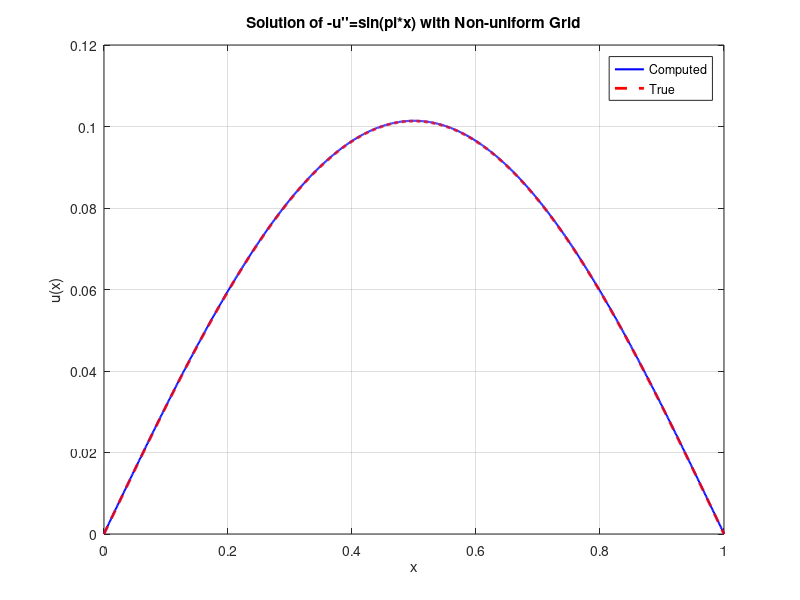
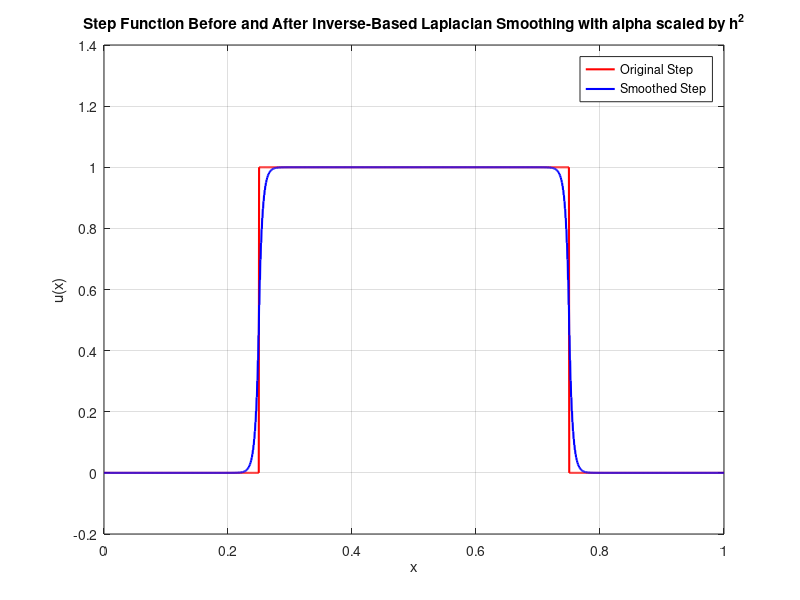
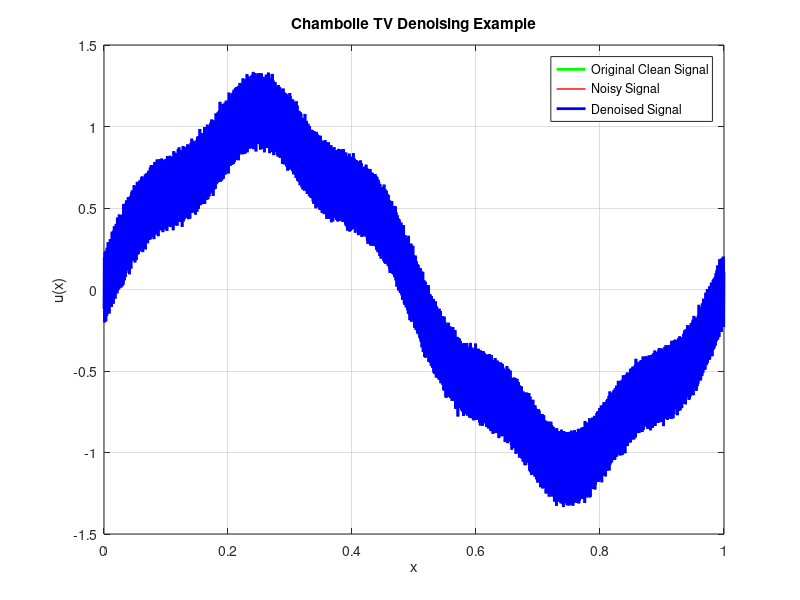

MATLAB code for these plots, in order:
function MainExample
L = 1;
N = 2000;
x = linspace(0,L,N)';


solveLaplacianNonUniform(x);
projectAndSmoothStepInverse(x);
runningChambollePock(x)


end

function  solveLaplacianNonUniform(x)
% Example PDE: -u''=f with f=sin(pi*x), exact u=sin(pi*x)/pi^2
f = sin(pi*x);
u_true = sin(pi*x)/(pi^2);

D_cen = derivative(x);
D2 = D_cen' * D_cen; % approximates -u''

% Impose Dirichlet BC by removing first and last rows/cols
D2_interior = D2(2:end-1,2:end-1);
f_interior = f(2:end-1);

u_interior = D2_interior \ f_interior;

u = zeros(length(x),1);
u(2:end-1) = u_interior;

rel_err = max(abs(u - u_true)) / max(abs(u_true));
fprintf('Relative error PDE solve: %e\n', rel_err);

figure;
plot(x, u, 'b-', 'LineWidth', 1.5); hold on;
plot(x, u_true, 'r--', 'LineWidth', 2);
xlabel('x'); ylabel('u(x)');
legend('Computed','True');
title('Solution of -u''''=sin(pi*x) with Non-uniform Grid');
grid on;

end

function runningChambollePock(x)

% Example usage of Chambolle's projection algorithm for TV denoising

% Create a noisy signal
N = length(x);
f_clean = sin(2*pi*x) + 0.1*sin(10*pi*x);
noise = 0.02*randn(N,1);
f_noisy = f_clean + noise;

% Set parameters for Chambolle's projection
lambda = 0.1;     % Regularization parameter (adjust as needed)
maxIter = 1000;     % Number of iterations

% Apply Chambolle's TV denoising
u_denoised = chambolle_projection(f_noisy, lambda, maxIter);

% Plot results
figure;
plot(x, f_clean, 'g-', 'LineWidth', 2); hold on;
plot(x, f_noisy, 'r-', 'LineWidth', 1);
plot(x, u_denoised, 'b-', 'LineWidth', 2);
legend('Original Clean Signal', 'Noisy Signal', 'Denoised Signal');
xlabel('x'); ylabel('u(x)');
title('Chambolle TV Denoising Example');
grid on;

end

function u = chambolle_projection(f, lambda, maxIter)
    % Chambolle's projection for TV denoising in 1D
    % Solves: min_u (1/2)*||u - f||^2 + lambda * TV(u)
    
    N = length(f);
    p = zeros(N-1,1);  % Dual variable has length N-1
    tau = 0.15;         % Step size (should satisfy tau <= 0.25 for stability)
    
    for k = 1:maxIter
        % Compute divergence of p
        divp = [p(1); p(2:end) - p(1:end-1); -p(end)];
        
        % Update primal variable u
        u = f - lambda * divp;
        
        % Compute gradient of u
        grad_u = u(2:end) - u(1:end-1);
        
        % Update dual variable p without scaling by lambda
        p_new = p + tau * grad_u;
        
        % Project p to ensure |p| <= 1
        p = p_new ./ max(1, abs(p_new));
    end
    
    % Final update to u after iterations
    divp = [p(1); p(2:end) - p(1:end-1); -p(end)];
    u = f - lambda * divp;
end



function [u_original, u_smoothed] = projectAndSmoothStepInverse(x)
N = length(x);
h = (x(end)-x(1)) /(N-1); % uniform grid spacing
alpha = (10*h)^2;
D_cen = derivative(x);
D2 = D_cen' * D_cen; % approximates -u''

% Original step function: u=0 for x<0.5, u=1 for x>=0.5, with BC u(0)=0,u(1)=0
u_original = zeros(N,1);
u_original(x>=0.25 & x<=0.75) = 1;
u_original(1)=0; u_original(end)=0;

% Backward Euler-like step: (I + alpha D2)*u_new = u_old
I = speye(N);

% Impose Dirichlet BC:
I(1,:) = 0; I(1,1)=1;
I(end,:) = 0; I(end,end)=1;

D2(1,:) = 0; D2(1,1)=1;
D2(end,:) = 0; D2(end,end)=1;

A = I + alpha*D2;
u_smoothed = A \ u_original;


figure;
plot(x, u_original, 'r-', 'LineWidth', 1.5); hold on;
plot(x, u_smoothed, 'b-', 'LineWidth', 1.5);
xlabel('x'); ylabel('u(x)');
legend('Original Step','Smoothed Step');
title('Step Function Before and After Inverse-Based Laplacian Smoothing with alpha scaled by h^2');
grid on;
end




function D_cen = derivative(x)
D_cen = derivativeCentral(x);
end


function [D_cen] = derivativeCentral(x)
N = length(x);
dxm = x(2:end-1)-x(1:end-2);
dxp = x(3:end)-x(2:end-1);
a = -dxp./(dxm.*(dxm+dxp));
b = (dxp - dxm)./(dxm.*dxp);
c = dxm./(dxp.*(dxm+dxp));
A = zeros(N,3); A(2:N-1,1)=a; A(2:N-1,2)=b; A(2:N-1,3)=c;
dx = x(2)-x(1); A(1,1)=-1/dx;A(1,2)=0;A(1,3)=1/dx;
dx = x(end)-x(end-1); A(end,1)=-1/dx;A(end,2)=0;A(end,3)=1/dx;
D_cen = spdiags(A,[-1 0 1],N,N);
end

function [D_bwd] = derivativeBackward(x)
N = length(x);
dxm = x(2:end-1)-x(1:end-2);
dxp = x(3:end)-x(2:end-1);
a = -dxp./(dxm.*(dxm+dxp));
b = (dxp - dxm)./(dxm.*dxp);
c = dxm./(dxp.*(dxm+dxp));
A = zeros(N,3); A(2:N-1,1)=a; A(2:N-1,2)=b; A(2:N-1,3)=c;
dx = x(2)-x(1); A(1,1)=-1/dx;A(1,2)=0;A(1,3)=1/dx;
dx = x(end)-x(end-1); A(end,1)=-1/dx;A(end,2)=0;A(end,3)=1/dx;
xb = x(2:end)-x(1:end-1);
B = zeros(N,2);
B(2:N,1)=-1./xb; B(2:N,2)=1./xb;
dx = x(2)-x(1); B(1,1)=-1/dx;B(1,2)=1/dx;
D_bwd = spdiags(B,[-1 0],N,N);
end
